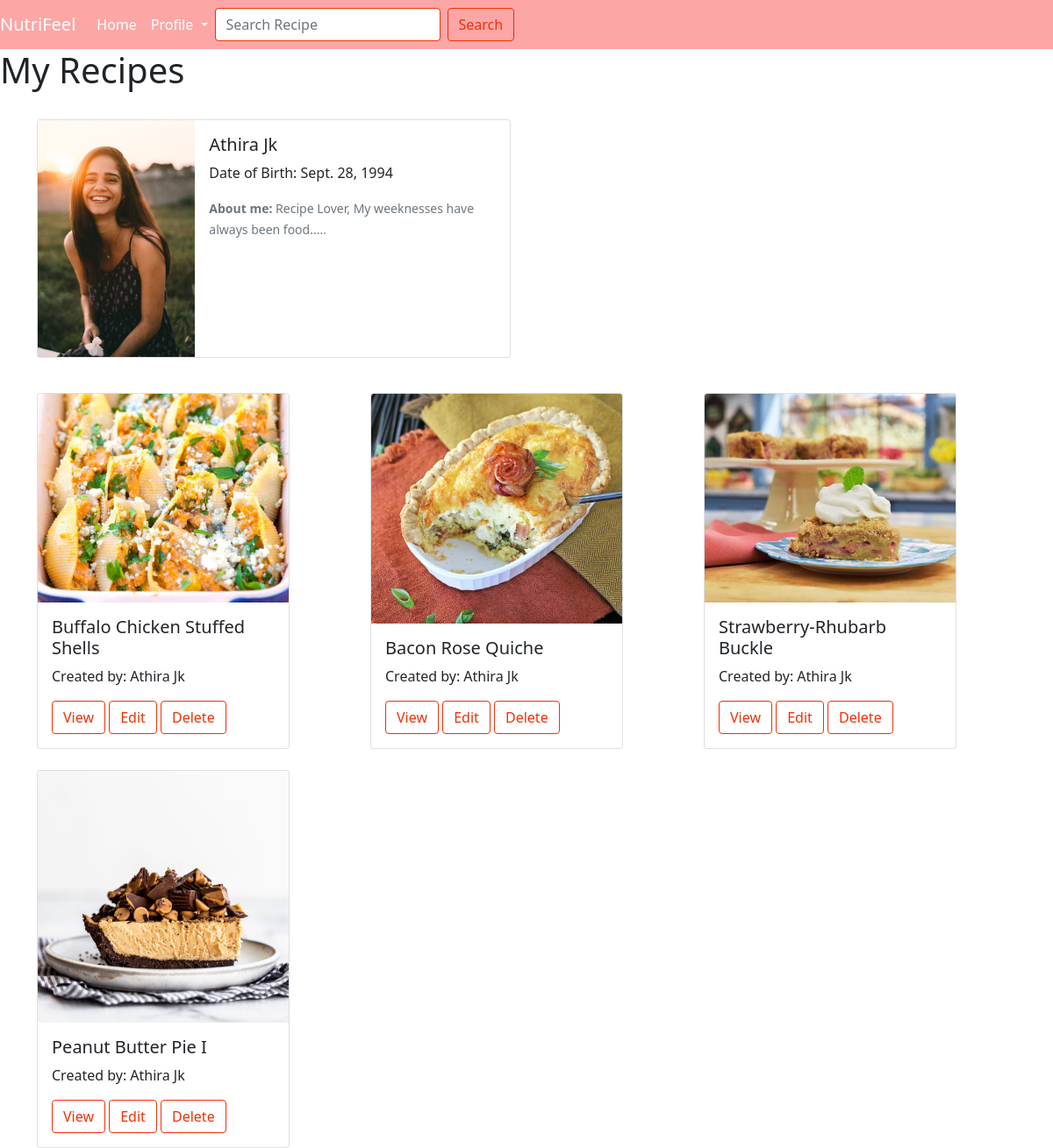
The app's page /users/viewprofile (signed in) with its own data.
### users/models.py (models this page shows, shortened)
class Profile(models.Model):
     user = models.OneToOneField(User,on_delete=models.CASCADE)
     profile_pic = models.ImageField(upload_to='images',null=True)
     bio = models.CharField(max_length=120)
     birth_date = models.DateField(null=True)

### recipes/models.py (models this page shows, shortened)
class recipe(models.Model):
    recipe_name = models.CharField(max_length=120)
    ingredient = models.CharField(max_length=600)
    category = models.CharField(max_length=120)
    recipe_pic = models.ImageField(upload_to="images")
    How_to_make = models.CharField(max_length=600)
    created_by = models.ForeignKey(to=User,on_delete=models.CASCADE)

### users/views.py (the view)
# urls.py: path('viewprofile',views.ViewProfile.as_view(),name="viewprofile"),
class ViewProfile(TemplateView):
    context = {}
    template_name = 'users/viewprofile.html'
    def get(self,request,*args,**kwargs):
        user_id = request.user.id
        try:
            profile = Profile.objects.get(user=user_id)
            self.context['profile'] = profile
        except Exception:
            pass
        data = recipe.objects.filter(created_by=user_id)
        self.context['data'] = data
        return render(request,self.template_name,self.context)

### users/templates/users/viewprofile.html (shortened to what this page needs)
<!DOCTYPE html>
<html lang="en">
<head>
    <link href="https://cdn.jsdelivr.net/npm/bootstrap@5.0.0-beta3/dist/css/bootstrap.min.css" rel="stylesheet">
    {% load static %}
    <link rel="stylesheet" href="{% static 'users/css/viewprofile.css' %}">
    <link rel="stylesheet" href="{% static 'home/css/home.css' %}">
</head>
<body>
{% include 'home/nav.html' %}
<H1>My Recipes</H1>
<div class="container">
    <div class="row">
        <div class="col-6">
            <div class="card mb-3" style="max-width: 540px;">
                <div class="row g-0">
                    <div class="col-md-4">
                        <img src="/{{profile.profile_pic}}" alt="...">
                    </div>
                    <div class="col-md-8">
                        <div class="card-body">
                            <h5 class="card-title">{{profile.user.first_name}} {{profile.user.last_name}}</h5>
                            <p class="card-text">Date of Birth: {{profile.birth_date}}</p>
                            <p class="card-text"><small class="text-muted"><b>About me:</b> {{profile.bio}}</small></p>
                        </div>
                    </div>
                </div>
            </div>
        </div>
        <div class="col-6">
        </div>
    </div>
</div>
 {% include 'home/card.html' %}
</body>
</html>

### home/templates/home/nav.html (shortened to what this page needs)
{% if request.user.is_active %}
  {% if profile %}
    <nav class="navbar navbar-expand-lg navbar-dark" style="background-color: rgb(253, 166, 166);">
      <a class="navbar-brand" href="#">
          NutriFeel
      </a>
      <div class="collapse navbar-collapse" id="navbarNav">
          <ul class="navbar-nav ml-auto">
              <div class="collapse navbar-collapse" id="navbarSupportedContent">
                <ul class="navbar-nav me-auto mb-2 mb-lg-0">
                  <li class="nav-item">
                    <a class="nav-link active" aria-current="page" href="{% url 'home' %}">Home</a>
                  </li>
                  <li class="nav-item dropdown">
                    <a class="nav-link active dropdown-toggle" href="#" id="navbarDropdown" role="button" data-bs-toggle="dropdown" aria-expanded="false">
                      Profile
                    </a>
                  </li>
                </ul>
                <form class="d-flex">
                  <input class="form-control me-2" type="search" placeholder="Search Recipe" aria-label="Search">
                  <button id="bs" class="btn btn-outline-success" type="submit">Search</button>
                </form>
          </ul>
      </div>
  </nav>
  {% endif %}
{% endif %}

### home/templates/home/card.html (shortened to what this page needs)
<div class="container">
  <div class="row row-cols-1 row-cols-md-3 g-4">
  {% for obj in data %}
    {% if obj.created_by == request.user %}
      <div class="col-3">
        <div class="card h-100" style="width: 18rem;">
          <img src="/{{obj.recipe_pic}}" class="card-img-top" alt="...">
          <div class="card-body">
            <h5 class="card-title">{{obj.recipe_name}}</h5>
            <p class="card-text">Created by: {{obj.created_by.first_name}} {{obj.created_by.last_name}}</p>
            <a href="{% url 'viewrecipe' obj.pk %}" class="btn btn-outline-success" id="bt1">View</a>
            <a href="{% url 'editrecipe' obj.pk %}" class="btn btn-outline-success" id="bt2">Edit</a>
            <a href="{% url 'deleterecipe' obj.pk %}" class="btn btn-outline-success" id="bt3">Delete</a>
          </div>
        </div>
      </div>
    {% endif %}
  {% endfor %}
  </div>
</div>

### users/static/users/css/viewprofile.css (style rules this page uses)
img { max-width:100% !important; height:100% !important; }

### home/static/home/css/home.css (style rules this page uses)
.form-control { border: 1px solid #F23005; }
.container { position: relative; padding-top:2% }
.btn-outline-success, .btn-outline-success:focus, .btn-outline-success:active, .btn-outline-success:hover { color: #F23005!important ; border-color: #F23005 !important; }
.card-img-top { width: 100%; height: 15vw; object-fit: cover; }

### records on screen
Profile: profile_pic (picture), user.first_name "Athira", user.last_name "Jk", birth_date "Sept. 28, 1994", bio "Recipe Lover, My weeknesses have always been food....."
recipe: recipe_pic (picture), recipe_name "Buffalo Chicken Stuffed Shells", created_by.first_name "Athira", created_by.last_name "Jk"
recipe: recipe_pic (picture), recipe_name "Bacon Rose Quiche", created_by.first_name "Athira", created_by.last_name "Jk"
recipe: recipe_pic (picture), recipe_name "Strawberry-Rhubarb Buckle", created_by.first_name "Athira", created_by.last_name "Jk"
recipe: recipe_pic (picture), recipe_name "Peanut Butter Pie I", created_by.first_name "Athira", created_by.last_name "Jk"
